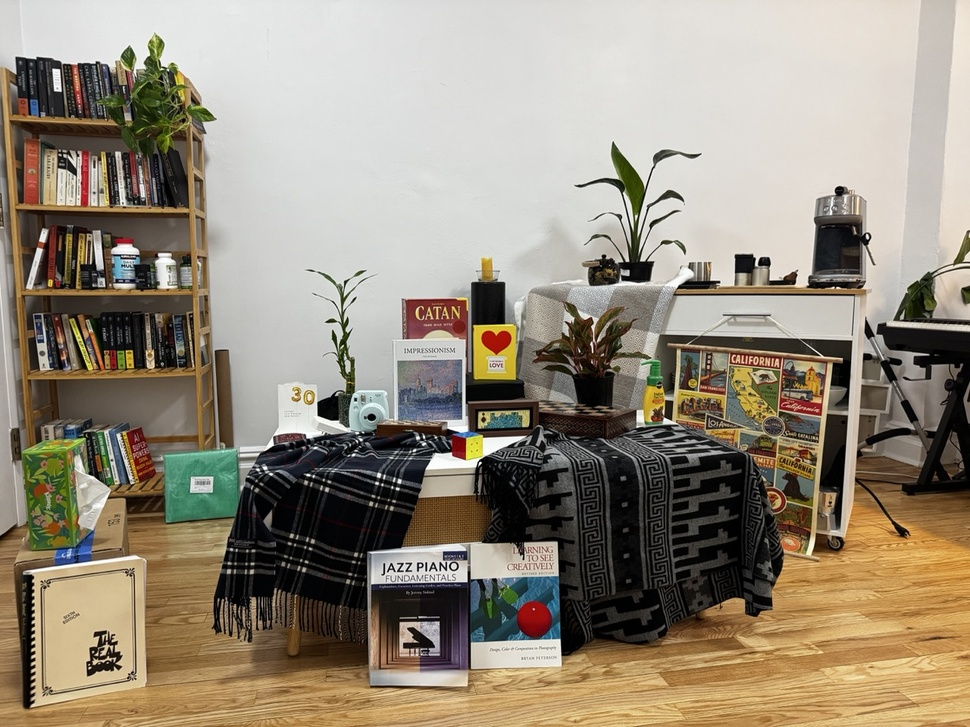
#> input picture assets/staff_images/img1.jpeg, 970 x 727 px, shrunk from 1280 x 960 before the run
$ python sift.py
#> lines starting #> are read from the running program, lines starting #| are printed output that depends on the picture
import numpy as np
import cv2
import matplotlib.pyplot as plt

img1 = cv2.imread('../assets/staff_images/img1.jpeg')
#> img1 is the input picture: shape (727, 970, 3); mean B, G, R 122.9, 139.4, 149.5
img2 = cv2.imread('../assets/staff_images/img2.jpeg')
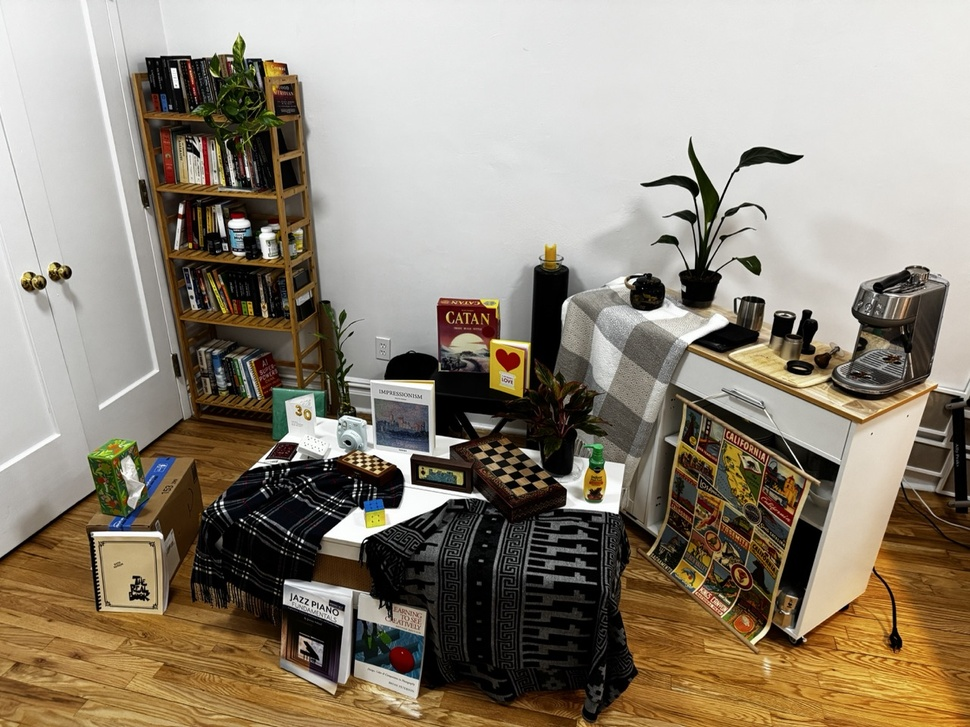
#> input picture assets/staff_images/img2.jpeg, 970 x 727 px, shrunk from 1280 x 960 before the run
#> img2 is the input picture: shape (727, 970, 3); mean B, G, R 119.2, 134.8, 145

# Convert to grayscale as SIFT requires grayscale images
img1_gray = cv2.cvtColor(img1, cv2.COLOR_BGR2GRAY)
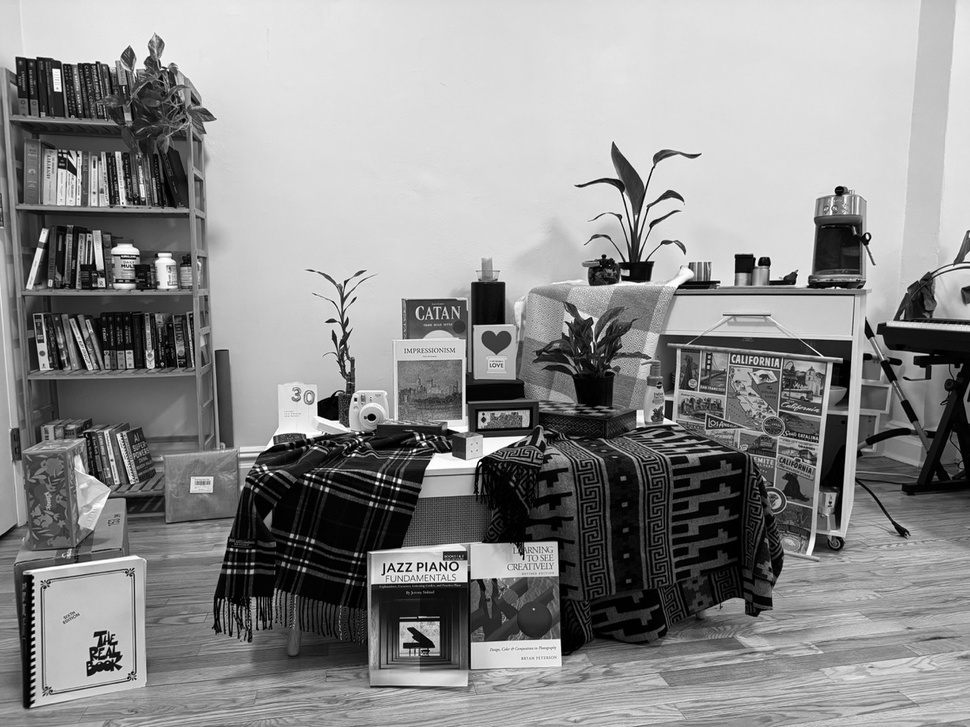
#> img1_gray: shape (727, 970); min 0, max 255, mean 140.5
img2_gray = cv2.cvtColor(img2, cv2.COLOR_BGR2GRAY)
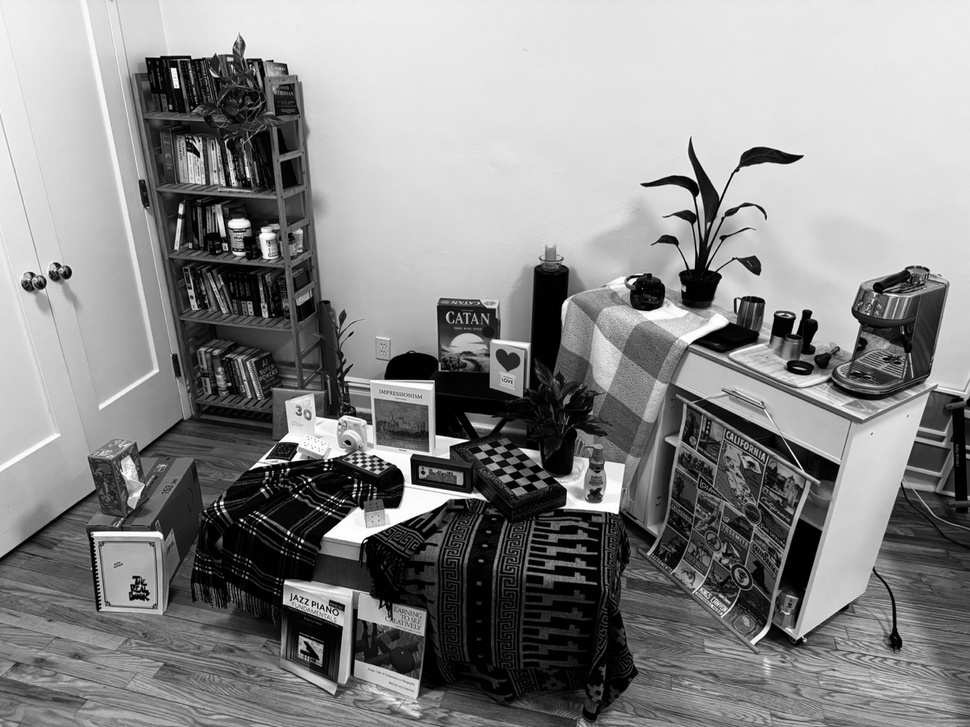
#> img2_gray: shape (727, 970); min 0, max 255, mean 136.1

# Detect SIFT features
sift = cv2.SIFT_create()
# These are the parameters of the SIFT detector that I used. Fortunately, the default values are good enough for us.
params = {
    "nfeatures": sift.getNFeatures(),
    "nOctaveLayers": sift.getNOctaveLayers(),
    "contrastThreshold": sift.getContrastThreshold(),
    "edgeThreshold": sift.getEdgeThreshold(),
    "sigma": sift.getSigma()
}

for param, value in params.items():
    print(f"{param}: {value}")

'''
The result from the SIFT detector:
    nfeatures: 0
    nOctaveLayers: 3
    contrastThreshold: 0.04
    edgeThreshold: 10.0
    sigma: 1.6

The total number of features for img1: 8164
The total number of features for img2: 7591
'''
#Finding keypoints and descriptors
kp1, des1 = sift.detectAndCompute(img1_gray, None)
#> kp1 = 4891 keypoints; strongest (x, y, size): (308, 475, 2.3), (377, 483, 2.3), (418, 438, 2.6), (353, 455, 2.1)
kp2, des2 = sift.detectAndCompute(img2_gray, None)
#> kp2 = 4421 keypoints; strongest (x, y, size): (241, 520, 1.8), (215, 504, 1.8), (288, 533, 2.2), (355, 485, 2.1)

# Drawing SIFT features on the images. Note that the flags is used to draw 'rich' keypoints and by rich, it gives us more information about the rotation and scale of the keypoints.
img1_sift = cv2.drawKeypoints(img1, kp1, None,flags=cv2.DRAW_MATCHES_FLAGS_DRAW_RICH_KEYPOINTS)
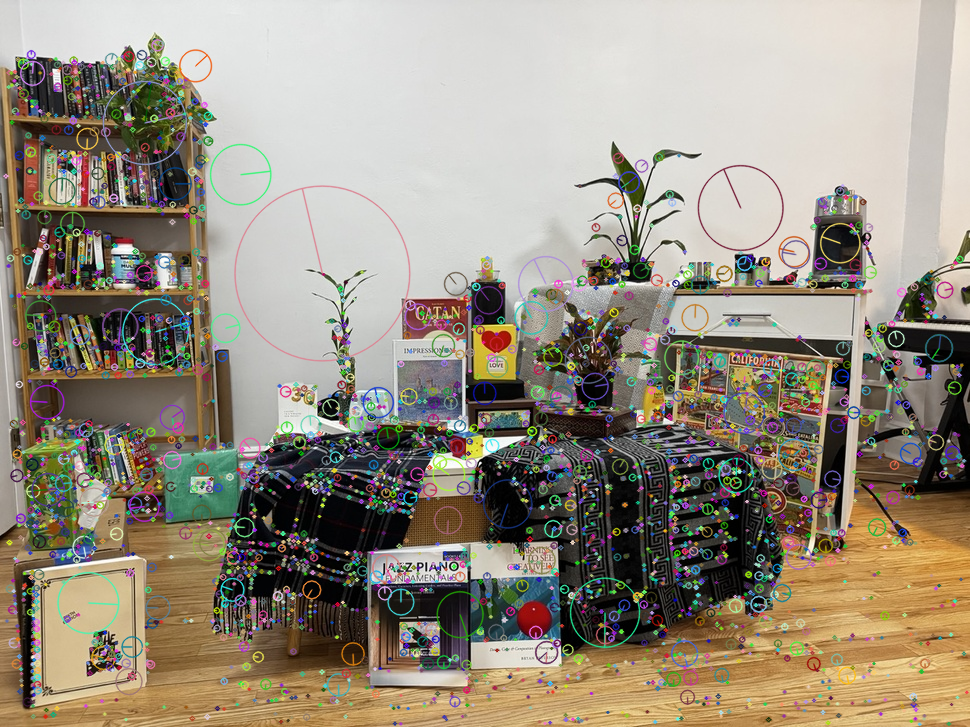
#> img1_sift: shape (727, 970, 3); mean B, G, R 127.6, 142.6, 151.4
img2_sift = cv2.drawKeypoints(img2, kp2, None,flags=cv2.DRAW_MATCHES_FLAGS_DRAW_RICH_KEYPOINTS)
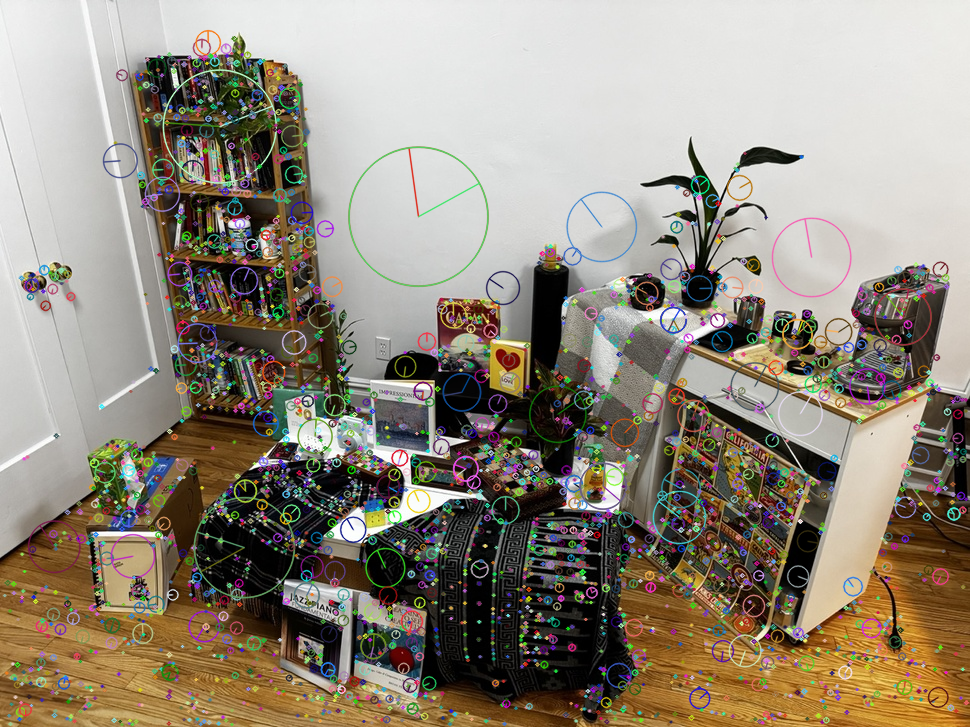
#> img2_sift: shape (727, 970, 3); mean B, G, R 124.3, 138.3, 147.2

plt.figure(figsize=(20,10))
plt.subplot(1, 2, 1)
plt.imshow(cv2.cvtColor(img1_sift, cv2.COLOR_BGR2RGB))
plt.title(f'Image 1: {len(kp1)} features')

plt.subplot(1, 2, 2)
plt.imshow(cv2.cvtColor(img2_sift, cv2.COLOR_BGR2RGB))
plt.title(f'Image 2: {len(kp2)} features')
plt.show()
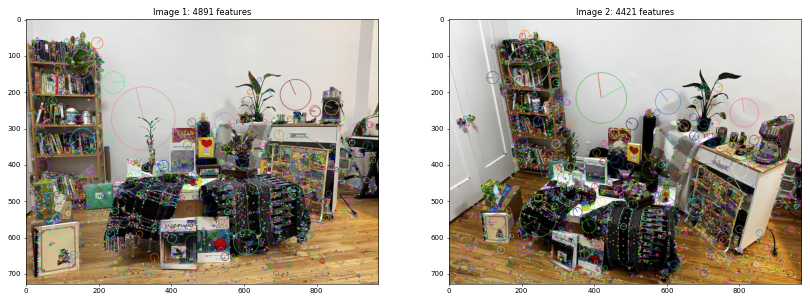
#> figure drawn by matplotlib, 2 panels
